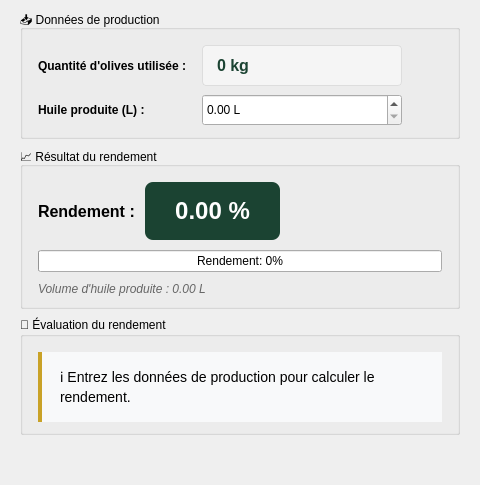
      <widget class="QWidget" name="tabRendement">
       <attribute name="title">
        <string>📊 Rendement</string>
       </attribute>
       <layout class="QVBoxLayout" name="layoutRendement">
        <property name="spacing">
         <number>8</number>
        </property>
        <property name="leftMargin">
         <number>20</number>
        </property>
        <property name="topMargin">
         <number>10</number>
        </property>
        <property name="rightMargin">
         <number>20</number>
        </property>
        <property name="bottomMargin">
         <number>10</number>
        </property>
        <item>
         <widget class="QGroupBox" name="groupRendementInput">
          <property name="title">
           <string>📥 Données de production</string>
          </property>
          <layout class="QGridLayout" name="gridRendementInput">
           <property name="leftMargin">
            <number>15</number>
           </property>
           <property name="topMargin">
            <number>15</number>
           </property>
           <property name="rightMargin">
            <number>15</number>
           </property>
           <property name="bottomMargin">
            <number>10</number>
           </property>
           <property name="horizontalSpacing">
            <number>15</number>
           </property>
           <property name="verticalSpacing">
            <number>8</number>
           </property>
           <item row="0" column="0">
            <widget class="QLabel" name="lblOlivesUsedTitle">
             <property name="styleSheet">
              <string notr="true">font-weight: bold;</string>
             </property>
             <property name="text">
              <string>Quantité d'olives utilisée :</string>
             </property>
            </widget>
           </item>
           <item row="0" column="1">
            <widget class="QLabel" name="lblOlivesUsed">
             <property name="styleSheet">
              <string notr="true">background-color: #f5f5f5; padding: 10px; border: 1px solid #ddd; border-radius: 4px; font-size: 16px; font-weight: bold; color: #1B4332;</string>
             </property>
             <property name="text">
              <string>0 kg</string>
             </property>
            </widget>
           </item>
           <item row="0" column="2">
            <spacer name="spacerRendement1">
             <property name="orientation">
              <enum>Qt::Orientation::Horizontal</enum>
             </property>
             <property name="sizeHint" stdset="0">
              <size>
               <width>40</width>
               <height>20</height>
              </size>
             </property>
            </spacer>
           </item>
           <item row="1" column="0">
            <widget class="QLabel" name="lblOilProducedTitle">
             <property name="styleSheet">
              <string notr="true">font-weight: bold;</string>
             </property>
             <property name="text">
              <string>Huile produite (L) :</string>
             </property>
            </widget>
           </item>
           <item row="1" column="1">
            <widget class="QDoubleSpinBox" name="spinOilProduced">
             <property name="minimumSize">
              <size>
               <width>200</width>
               <height>32</height>
              </size>
             </property>
             <property name="suffix">
              <string> L</string>
             </property>
             <property name="decimals">
              <number>2</number>
             </property>
             <property name="maximum">
              <double>99999.990000000005239</double>
             </property>
            </widget>
           </item>
          </layout>
         </widget>
        </item>
        <item>
         <widget class="QGroupBox" name="groupRendementResult">
          <property name="title">
           <string>📈 Résultat du rendement</string>
          </property>
          <layout class="QVBoxLayout" name="layoutRendementResult">
           <property name="spacing">
            <number>10</number>
           </property>
           <property name="leftMargin">
            <number>15</number>
           </property>
           <property name="topMargin">
            <number>15</number>
           </property>
           <property name="rightMargin">
            <number>15</number>
           </property>
           <property name="bottomMargin">
            <number>10</number>
           </property>
           <item>
            <layout class="QHBoxLayout" name="layoutYieldDisplay">
             <item>
              <widget class="QLabel" name="lblYieldTitle">
               <property name="styleSheet">
                <string notr="true">font-weight: bold; font-size: 16px;</string>
               </property>
               <property name="text">
                <string>Rendement :</string>
               </property>
              </widget>
             </item>
             <item>
              <widget class="QLabel" name="lblYield">
               <property name="styleSheet">
                <string notr="true">background-color: #1B4332; color: white; padding: 15px 30px; border-radius: 8px; font-size: 24px; font-weight: bold;</string>
               </property>
               <property name="text">
                <string>0.00 %</string>
               </property>
               <property name="alignment">
                <set>Qt::AlignmentFlag::AlignCenter</set>
               </property>
              </widget>
             </item>
             <item>
              <spacer name="spacerYield">
               <property name="orientation">
                <enum>Qt::Orientation::Horizontal</enum>
               </property>
               <property name="sizeHint" stdset="0">
                <size>
                 <width>40</width>
                 <height>20</height>
                </size>
               </property>
              </spacer>
             </item>
            </layout>
           </item>
           <item>
            <widget class="QProgressBar" name="progressYield">
             <property name="minimumSize">
              <size>
               <width>0</width>
               <height>22</height>
              </size>
             </property>
             <property name="value">
              <number>0</number>
             </property>
             <property name="format">
              <string>Rendement: %p%</string>
             </property>
            </widget>
           </item>
           <item>
            <widget class="QLabel" name="lblOilProduced">
             <property name="styleSheet">
              <string notr="true">color: #666; font-style: italic;</string>
             </property>
             <property name="text">
              <string>Volume d'huile produite : 0.00 L</string>
             </property>
            </widget>
           </item>
          </layout>
         </widget>
        </item>
        <item>
         <widget class="QGroupBox" name="groupYieldMessage">
          <property name="title">
           <string>💬 Évaluation du rendement</string>
          </property>
          <layout class="QVBoxLayout" name="layoutYieldMessage">
           <property name="leftMargin">
            <number>15</number>
           </property>
           <property name="topMargin">
            <number>15</number>
           </property>
           <property name="rightMargin">
            <number>15</number>
           </property>
           <property name="bottomMargin">
            <number>10</number>
           </property>
           <item>
            <widget class="QLabel" name="lblYieldMessage">
             <property name="styleSheet">
              <string notr="true">background-color: #f8f9fa; padding: 15px; border-left: 4px solid #C9A227; font-size: 14px;</string>
             </property>
             <property name="text">
              <string>ℹ Entrez les données de production pour calculer le rendement.</string>
             </property>
             <property name="wordWrap">
              <bool>true</bool>
             </property>
            </widget>
           </item>
          </layout>
         </widget>
        </item>
        <item>
         <spacer name="spacerRendement">
          <property name="orientation">
           <enum>Qt::Orientation::Vertical</enum>
          </property>
          <property name="sizeHint" stdset="0">
           <size>
            <width>20</width>
            <height>40</height>
           </size>
          </property>
         </spacer>
        </item>
       </layout>
      </widget>
